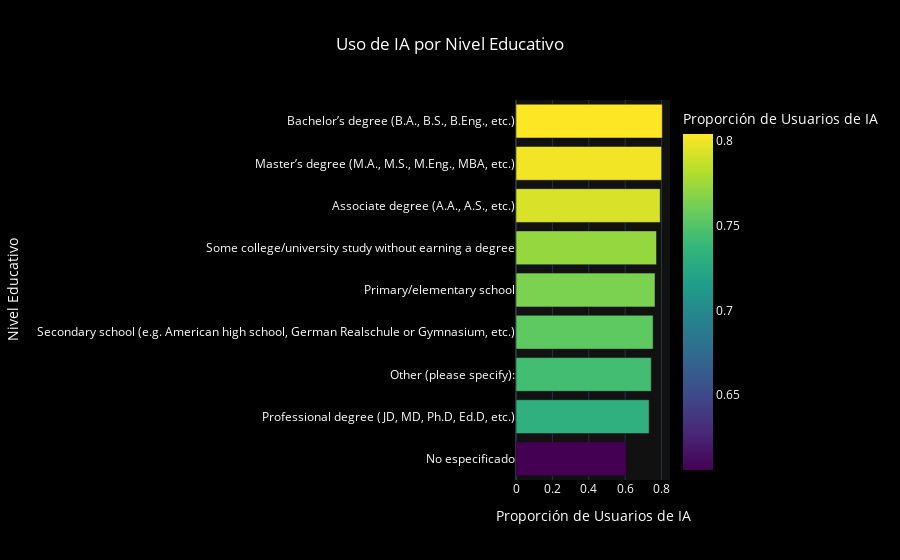

Source (notebook cell):
### Code cell
ed_ai = (
    df_ai_clean_filtered.groupby("EdLevel")["AI_Usage"]
    .mean()
    .sort_values(ascending=True)
    .reset_index()
)

fig5_b = px.bar(
    ed_ai,
    x="AI_Usage",
    y="EdLevel",
    orientation="h",
    color="AI_Usage",
    color_continuous_scale="Viridis",
    labels={
        "AI_Usage": "Proporción de Usuarios de IA",
        "EdLevel": "Nivel Educativo"
    },
    title="Uso de IA por Nivel Educativo"
)

fig5_b.update_layout(
    template="plotly_dark",
    font=dict(color="white"),
    title_x=0.5,
    plot_bgcolor="rgba(17,17,17,1)",
    paper_bgcolor="rgba(0,0,0,1)"
)

fig5_b.show()
fig5_b.write_html("docs/assets/charts/chart_5_b.html", include_plotlyjs="cdn")

### Figure 1 — Plotly figure (JSON) as saved in the notebook; plotly's stock layout.template omitted (floating-point values rounded to 4 significant figures)
{"data": [{"hovertemplate": "Proporción de Usuarios de IA=%{marker.color}<br>Nivel Educativo=%{y}<extra></extra>", "legendgroup": "", "marker": {"color": [0.6056, 0.7316, 0.7435, 0.7539, 0.7641, 0.7722, 0.7927, 0.8004, 0.8042], "coloraxis": "coloraxis", "pattern": {"shape": ""}}, "name": "", "orientation": "h", "showlegend": false, "textposition": "auto", "type": "bar", "x": [0.6056, 0.7316, 0.7435, 0.7539, 0.7641, 0.7722, 0.7927, 0.8004, 0.8042], "xaxis": "x", "y": ["No especificado", "Professional degree (JD, MD, Ph.D, Ed.D, etc.)", "Other (please specify):", "Secondary school (e.g. American high school, German Realschule or Gymnasium, etc.)", "Primary/elementary school", "Some college/university study without earning a degree", "Associate degree (A.A., A.S., etc.)", "Master’s degree (M.A., M.S., M.Eng., MBA, etc.)", "Bachelor’s degree (B.A., B.S., B.Eng., etc.)"], "yaxis": "y"}], "layout": {"barmode": "relative", "coloraxis": {"colorbar": {"title": {"text": "Proporción de Usuarios de IA"}}, "colorscale": [[0, "#440154"], [0.1111, "#482878"], [0.2222, "#3e4989"], [0.3333, "#31688e"], [0.4444, "#26828e"], [0.5556, "#1f9e89"], [0.6667, "#35b779"], [0.7778, "#6ece58"], [0.8889, "#b5de2b"], [1, "#fde725"]]}, "font": {"color": "white"}, "legend": {"tracegroupgap": 0}, "paper_bgcolor": "rgba(0,0,0,1)", "plot_bgcolor": "rgba(17,17,17,1)", "title": {"text": "Uso de IA por Nivel Educativo", "x": 0.5}, "xaxis": {"anchor": "y", "domain": [0, 1], "title": {"text": "Proporción de Usuarios de IA"}}, "yaxis": {"anchor": "x", "domain": [0, 1], "title": {"text": "Nivel Educativo"}}}}
